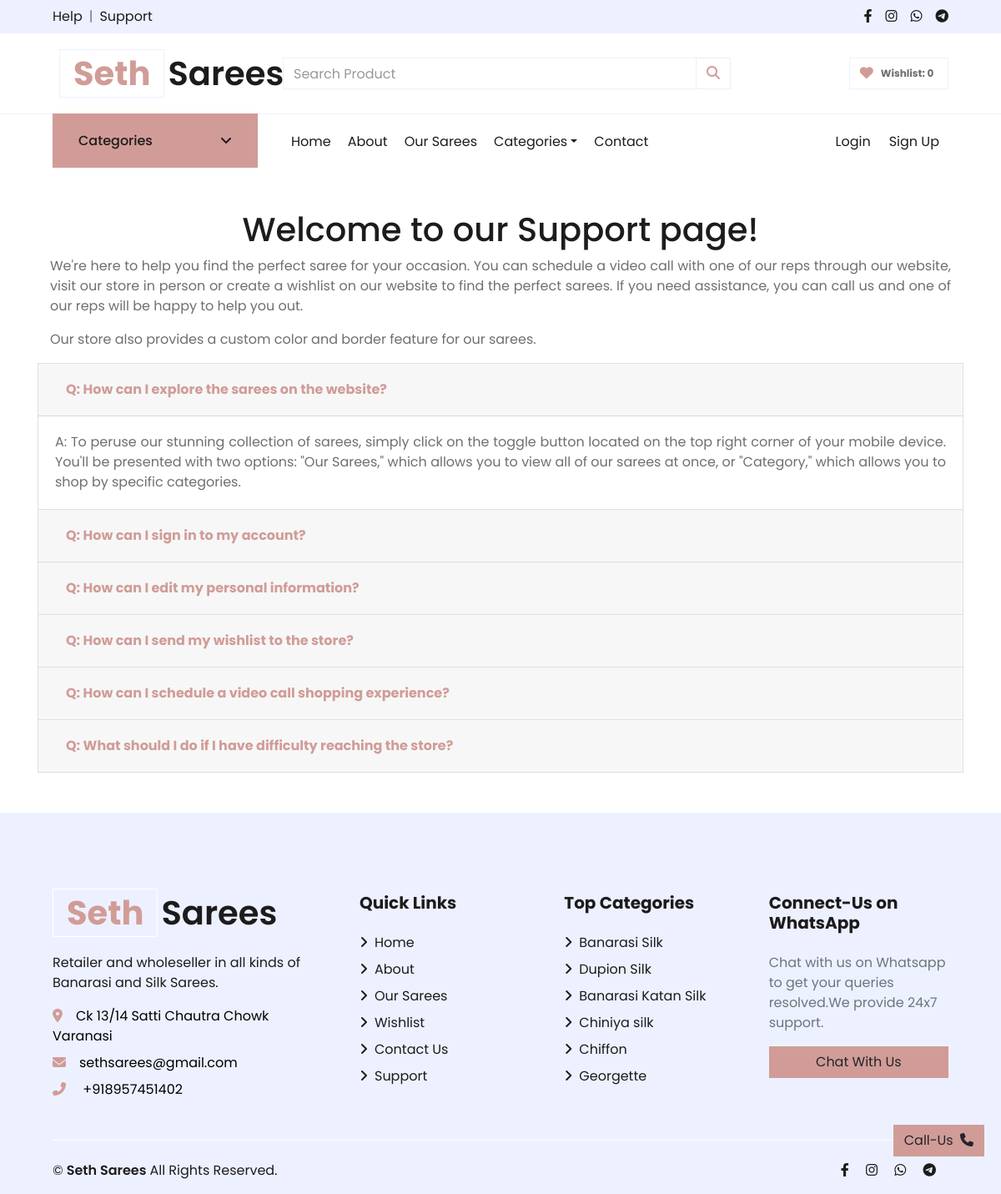
Screenshot of /support with the database file from the repository.
### store/models/faqs.py (models this page shows, shortened)
class Faqs(models.Model):
    question=models.TextField( default='' , null=True , blank=True)
    answer=models.TextField( default='' , null=True , blank=True)

### store/models/category.py (models this page shows, shortened)
class Category(models.Model):
    name = models.CharField(max_length=50)
    image = models.ImageField(default='',upload_to='uploads/category_img/')
    description = models.TextField( default='' , null=True , blank=True)
    alt_text = models.CharField(max_length=100, default='', null=True, blank=True)
    meta_title = models.CharField(max_length=255, default='', null=True, blank=True)
    meta_tags = models.CharField(max_length=255, default='', null=True, blank=True)
    meta_description = models.TextField(default='', null=True, blank=True)
    def __str__(self):
        return self.name

### store/views/support.py (the view)
# urls.py: path('support',show_support),
def show_support(request):
    data = initial_data
    error_msg=None
    error_msg = request.GET.get('error_msg')
    data['error_msg'] = error_msg
    customer_id = request.session.get('customer')
    data['wishlist_len']=0
    if customer_id:
        customer = Customer.objects.get(id=customer_id)
        wishlist_len = len(Wishlist.objects.filter(customer=customer_id))
        data['wishlist_len'] = wishlist_len
    faqs=Faqs.objects.all()
    data['faqs']=faqs
    data['title']="Saree Shopping Support - Schedule Video Calls, Create Wishlists, In-Store Assistance & More"
    data['meta_description']='We are here to help you find the perfect saree for your occasion. You can schedule a video call with one of our reps through our website, visit our store in person or create a wishlist on our website to find the perfect sarees. If you need assistance, you can call us and one of our reps will be happy to help you out. Our store also provides a custom color and border feature for our sarees.'
    data['meta_tags']='Support, find perfect saree, occasion, video call, reps, website, visit store, wishlist, assistance, custom color, border feature'
    return render(request, 'support.html', data)

### store/templates/support.html (shortened to what this page needs)
{% extends 'base.html' %}
{% load static %}
{% block content %}
<div class="container">
    <div class="container">
        <h1 class="text-center">Welcome to our Support page!</h1>
        <p class="text-justify">We're here to help you find the perfect saree for your occasion. You can schedule a video call with one of our reps through our website, visit our store in person or create a wishlist on our website to find the perfect sarees. If you need assistance, you can call us and one of our reps will be happy to help you out.</p>
        <p class="text-justify">Our store also provides a custom color and border feature for our sarees.</p>
    </div>
    <div class="row">
      <div class="col-12">
        <div class="accordion" id="faqAccordion">
          <div class="accordion" id="faqAccordion">
            {% for faq in faqs %}
            <div class="card">
              <div class="card-header" id="heading{{forloop.counter}}">
                <h5 class="mb-0">
                  <button class="btn btn-link {% if forloop.first %}show active{% endif %}" type="button" data-toggle="collapse" data-target="#collapse{{forloop.counter}}" aria-expanded="{% if forloop.first %}true{% else %}false{% endif %}" aria-controls="collapse{{forloop.counter}}" >
                   <b> Q: {{faq.question}}</b>
                  </button>
                </h5>
              </div>
              <div id="collapse{{forloop.counter}}" class="collapse {% if forloop.first %}show{% endif %}" aria-labelledby="heading{{forloop.counter}}" data-parent="#faqAccordion">
                <div class="card-body text-justify">
                  A: {{faq.answer|safe}}
                </div>
              </div>
            </div>
            {% endfor %}
          </div>
        </div>
      </div>
    </div>
  </div>
{% endblock content %}

### store/templates/base.html (shortened to what this page needs)
<!DOCTYPE html>
<html lang="en">
    {% load static %}
<head>
    <link rel="stylesheet" href="https://cdnjs.cloudflare.com/ajax/libs/font-awesome/6.2.1/css/all.min.css" />
    <link href="{% static '/store/lib/owlcarousel/assets/owl.carousel.min.css' %}" rel="stylesheet">
    <link rel="stylesheet" href="https://unpkg.com/aos@next/dist/aos.css" />
    <link href="{% static '/store/css/style.css' %}" rel="stylesheet">
</head>
<body>
    <div class="container-fluid">
        <div class="row bg-secondary py-2 px-xl-5 justify-content-between">
            <div class="col-6">
                <div class="d-inline-flex align-items-center">
                    <a class="text-dark" target="_blank" href="https://wa.me/{{phone_no}}?text=Hello,+I+needed+some+help+related+to+your+store">Help</a>
                    <span class="text-muted px-2">|</span>
                    <a class="text-dark" target="_blank" href="/support">Support</a>
                </div>
            </div>
            <div class="col-6 d-flex justify-content-end">
                <div class="d-inline-flex align-items-center">
                    <a class="text-dark px-2" href="https://www.facebook.com/profile.php?id=100089091092224" target="_blank">
                        <i class="fab fa-facebook-f"></i>
                    </a>
                    <a class="text-dark px-2" href="https://www.instagram.com/seth_sarees/" target="_blank">
                        <i class="fab fa-instagram"></i>
                    </a>
                    <a class="text-dark px-2" href="https://wa.me/{{phone_no}}?text=Hello,+I+am+interested+in+knowing+more+about+your+Store" target="_blank">
                        <i class="fab fa-whatsapp"></i>
                    </a>
                    <a class="text-dark pl-2" href="" target="_blank">
                        <i class="fab fa-telegram"></i>
                    </a>
                </div>
            </div>
        </div>
        <div class="row align-items-center py-3 px-xl-5">
            <div class="col-lg-3 d-none d-lg-block">
                <a href='/' class="text-decoration-none">
                    <h1 class="m-2 display-5 font-weight-semi-bold"><span class="text-primary font-weight-bold border px-3 mr-1">Seth</span>Sarees</h1>
                </a>
            </div>
            <div class="col-lg-6 col-7 text-left pr-0 mr-0">
                <div class="search-container">
                    <form method="GET" action="/search" class="searchForm" autocomplete="off">
                                        <div class="input-group">
                                            <input type="text" class="form-control border-right-0" placeholder="Search Product" name="search" id="search" autocomplete="off">
                                            <div class="input-group-append">
                                                <button class="btn btn-outline-primary  rounded-0" type="submit" autocomplete="off" style="border-color:#eeeeee;">
                                                    <i class="fa fa-search" ></i>
                                                </button>
                                            </div>
                                        </div>
                        </form>
                    </div>
            </div>
            <div class="col-lg-3 col-5 text-right">
                <a href="/wishlist?next={{ request.get_full_path }}" class="btn border ">
                    <i class="fas fa-heart text-primary"></i>
                    <span class="badge">Wishlist: {{wishlist_len}}</span>
                </a>
            </div>
        </div>
    </div>
    <div class="container-fluid mb-5">
        <div class="row border-top px-xl-5">
            <div class="col-lg-3 d-none d-lg-block">
                <a class="btn shadow-none d-flex align-items-center justify-content-between bg-primary text-white w-100" data-toggle="collapse" href="#navbar-vertical" style="height: 65px; margin-top: -1px; padding: 0 30px;">
                    <h6 class="m-0">Categories</h6>
                    <i class="fa fa-angle-down text-dark"></i>
                </a>
            </div>
            <div class="col-lg-9">
                <nav class="navbar navbar-expand-lg bg-light navbar-light py-3 py-lg-0 px-0">
                    <div class="collapse navbar-collapse justify-content-between" id="navbarCollapse">
                        <div class="navbar-nav mr-auto py-0">
                            <a href="/" class="nav-item nav-link {% if request.path == '/' %}active{% endif %}">Home</a>
                            <a href="/about" class="nav-item nav-link {% if request.path == '/about' %}active{% endif %}">About</a>
                            <a href="/category" class="nav-item nav-link {% if request.path == '/category' %}active{% endif %}">Our Sarees</a>
                            <div class="nav-item dropdown">
                                <a href="#" class="nav-link dropdown-toggle" data-toggle="dropdown">Categories</a>
                            </div>
                            <a href="/contact" class="nav-item nav-link {% if request.path == '/contact' %}active{% endif %}">Contact</a>
                        </div>
                        <div class="navbar-nav ml-auto py-0">
                            {%if not request.session.customer%}
                            <span class="nav-item nav-link m-0 p-0">
                            <button type="button" class="btn text-dark btn-transparent nav-item nav-link" data-toggle="modal" data-target="#loginModal">Login
                            </button></span>
                            <span class="nav-item nav-link m-0 p-0">
                            <button type="button" class="btn text-dark btn-transparent nav-item nav-link" data-toggle="modal" data-target="#signupModal">Sign Up
                            </button>       </span>
                            {%endif%}
                        </div>
                    </div>
                </nav>
            </div>
        </div>
    </div>
        {%block content%}
        {%endblock%}
    <footer class="container-fluid bg-secondary text-dark mt-5 pt-5">
        <div class="row px-xl-5 pt-5">
            <div class="col-lg-4 col-md-12 mb-5 pr-3 pr-xl-5">
                <a href="/" class="text-decoration-none">
                    <h1 class="mb-4 display-5 font-weight-semi-bold"><span class="text-primary font-weight-bold border border-white px-3 mr-1">Seth</span>Sarees</h1>
                </a>
                <p>Retailer and wholeseller in all kinds of Banarasi and Silk Sarees.</p>
                <p class="mb-2"><i class="fa fa-map-marker-alt text-primary mr-3"></i><a href="https://www.google.com/search?q=seth%20sarees&oq=seth&aqs=chrome.0.69i59j69i57j69i59j69i60j69i61l2j69i60.1882j0j4&sourceid=chrome&ie=UTF-8&tbs=lf:1,lf_ui:10&tbm=lcl&sxsrf=ALiCzsaSynD1unvd0ebaW9NJ0Fx-3SjwXA:1671827345404&rflfq=1&num=10&rldimm=527673046138865702&lqi=CgtzZXRoIHNhcmVlc0iz8qLwsq6AgAhaHRAAEAEYABgBIgtzZXRoIHNhcmVlcyoGCAIQABABkgEXZGVzaWduZXJfY2xvdGhpbmdfc3RvcmU&phdesc=J3chXqvknqQ&ved=2ahUKEwjjtbGYypD8AhVH03MBHdmAB1gQvS56BAgYEAE&sa=X&rlst=f#rlfi=hd:;si:527673046138865702,l,CgtzZXRoIHNhcmVlc0iz8qLwsq6AgAhaHRAAEAEYABgBIgtzZXRoIHNhcmVlcyoGCAIQABABkgEXZGVzaWduZXJfY2xvdGhpbmdfc3RvcmU,y,J3chXqvknqQ;mv:[[25.6578831,83.0200176],[25.2926608,82.8717667]];tbs:lrf:!1m4!1u3!2m2!3m1!1e1!2m1!1e3!3sIAE,lf:1,lf_ui:10 "  target="_blank"style="color:black;">{{address}}</a></p>
                <p class="mb-2"><i class="fa fa-envelope text-primary mr-3"></i><a href="mailto:sethsarees@gmail.com"  target="_blank" style="color:black;">{{email}}</a></p>
                <p class="mb-0"><i class="fa fa-phone-alt text-primary mr-3"></i><a href="tel:+{{phone_no}}" style="color:black;"> +{{phone_no}}</a></p>
            </div>
            <div class="col-lg-8 col-md-12">
                <div class="row">
                    <div class="col-md-4 mb-5">
                        <h5 class="font-weight-bold text-dark mb-4">Quick Links</h5>
                        <div class="d-flex flex-column justify-content-start">
                            <a class="text-dark mb-2" href="/"><i class="fa fa-angle-right mr-2"></i>Home</a>
                            <a class="text-dark mb-2" href="/about"><i class="fa fa-angle-right mr-2"></i>About</a>
                            <a class="text-dark mb-2" href="/category"><i class="fa fa-angle-right mr-2"></i>Our Sarees</a>
                            <a class="text-dark mb-2" href="/wishlist"><i class="fa fa-angle-right mr-2"></i>Wishlist</a>
                            <a class="text-dark mb-2" href="/contact"><i class="fa fa-angle-right mr-2"></i>Contact Us</a>
                            <a class="text-dark mb-2" target="_blank" href="/support"><i class="fa fa-angle-right mr-2"></i>Support</a>
                        </div>
                    </div>
                    <div class="col-md-4 mb-5">
                        <h5 class="font-weight-bold text-dark mb-4">Top Categories</h5>
                        <div class="d-flex flex-column justify-content-start">
                            {% for category in categories|slice:":6" %}
                            <a class="text-dark mb-2" href="/category?category={{category.id}}"><i class="fa fa-angle-right mr-2"></i>{{category}}</a>
                            {% endfor %}
                        </div>
                    </div>
                    <div class="col-md-4 mb-3" >
                        <h5 class="font-weight-bold text-dark mb-4">Connect-Us on WhatsApp</h5>
                        <div class="d-flex flex-column ">
                            <p class=text-muted>Chat with us on Whatsapp to get your queries resolved.We provide 24x7 support.</p>
                            <a href="https://wa.me/{{phone_no}}?text=Hello,+I+am+interested+in+knowing+more+about+your+Store" target="_blank" class="btn btn-primary px-3 w-100">Chat With Us</a>
                        </div>
                    </div>
                </div>
            </div>
        </div>
        <div class="row border-top border-light mx-xl-5 pt-4">
            <div class="col-md-6 px-xl-0">
                <p class="mb-md-0 text-center text-md-left text-dark">
                    <div class=" d-flex align-items-center">
                        &copy; <a class="px-1 text-dark font-weight-semi-bold" href="#">Seth Sarees</a> All Rights Reserved.
                    </div>
                </p>
            </div>
            <div class="col-md-6 px-xl-0">
                <div class="col  text-center  text-sm-right ">
                        <a class="text-dark px-2" href="https://www.facebook.com/profile.php?id=100089091092224" target="_blank">
                            <i class="fab fa-facebook-f"></i>
                        </a>
                        <a class="text-dark px-2" href="https://www.instagram.com/seth_sarees/" target="_blank">
                            <i class="fab fa-instagram"></i>
                        </a>
                        <a class="text-dark px-2" href="https://wa.me/{{phone_no}}?text=Hello,+I+am+interested+in+knowing+more+about+your+Store" target="_blank">
                            <i class="fab fa-whatsapp"></i>
                        </a>
                        <a class="text-dark pl-2" href="">
                            <i class="fab fa-telegram"></i>
                        </a>
                </div>
            </div>
        </div>
    </footer>
    {% if  not request.GET.signup_error_msg%}
    <button   class="btn btn-primary sticky-btn" onclick="window.location.href='tel:+{{phone_no}}'">Call-Us <span class="pl-1"><i class="fa fa-phone" ></i></span></button>
    {%endif%}
</body>

### store/templates/base.html (style rules this page uses)
.search-container { position: relative; }

### rows the page displays
Faqs: question "How can I explore the sarees on the website?", answer "To peruse our stunning collection of sarees, simply click on the toggle button located on the top right corner of your mobile device. You'll be presented with two options: \"Our Sarees,\" which allows you to view all of our sarees at once, or \"Category,\" which allows you to shop by specific categories."
Faqs: question "How can I sign in to my account?"
Faqs: question "How can I edit my personal information?"
Faqs: question "How can I send my wishlist to the store?"
Faqs: question "How can I schedule a video call shopping experience?"
Faqs: question "What should I do if I have difficulty reaching the store?"
Category: name "Banarasi Silk"
Category: name "Dupion Silk"
Category: name "Banarasi Katan Silk"
Category: name "Chiniya silk"
Category: name "Chiffon"
Category: name "Georgette"

### other values shown
{{ wishlist_len }} "0"
{{ address }} "Ck 13/14 Satti Chautra Chowk Varanasi"
{{ email }} "sethsarees@gmail.com"
{{ phone_no }} "918957451402"
